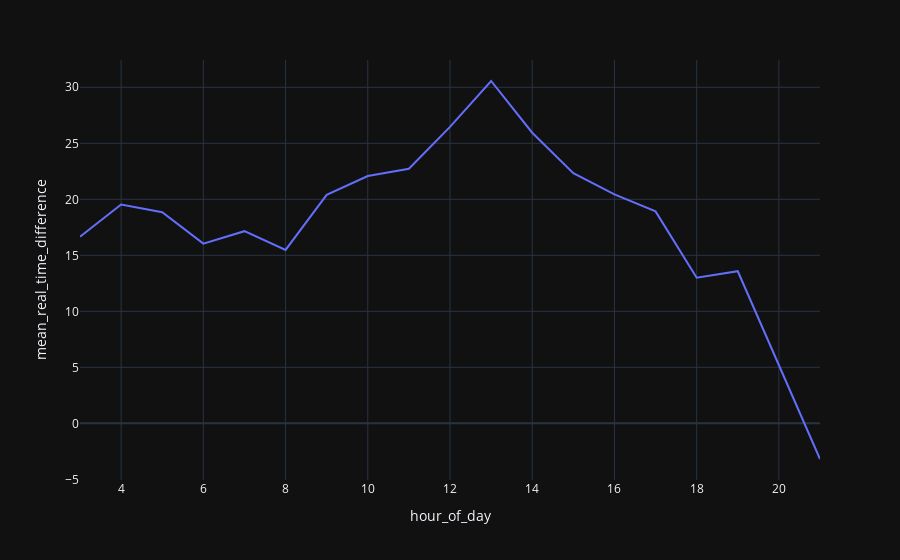

Source (notebook cell):
### Markdown cell above
Much better!

There is a clear rise around 1 PM, and a clear drop around 8 PM.

### Code cell
to_plot_hours = all_data_joined.groupby("hour_of_day").agg(
    mean_real_time_difference = ("real_time_difference", "mean")
).reset_index()

px.line(to_plot_hours, x = "hour_of_day", y = "mean_real_time_difference")

### Figure 1 — Plotly figure (JSON) as saved in the notebook; plotly's stock layout.template omitted (floating-point values rounded to 4 significant figures)
{"data": [{"hovertemplate": "hour_of_day=%{x}<br>mean_real_time_difference=%{y}<extra></extra>", "legendgroup": "", "line": {"color": "#636efa", "dash": "solid"}, "marker": {"symbol": "circle"}, "mode": "lines", "name": "", "orientation": "v", "showlegend": false, "type": "scatter", "x": [3, 4, 5, 6, 7, 8, 9, 10, 11, 12, 13, 14, 15, 16, 17, 18, 19, 21], "xaxis": "x", "y": [16.66, 19.54, 18.85, 16.04, 17.15, 15.48, 20.39, 22.08, 22.73, 26.47, 30.56, 25.95, 22.34, 20.44, 18.92, 13.0, 13.58, -3.183], "yaxis": "y"}], "layout": {"legend": {"tracegroupgap": 0}, "margin": {"t": 60}, "xaxis": {"anchor": "y", "domain": [0, 1], "title": {"text": "hour_of_day"}}, "yaxis": {"anchor": "x", "domain": [0, 1], "title": {"text": "mean_real_time_difference"}}}}
